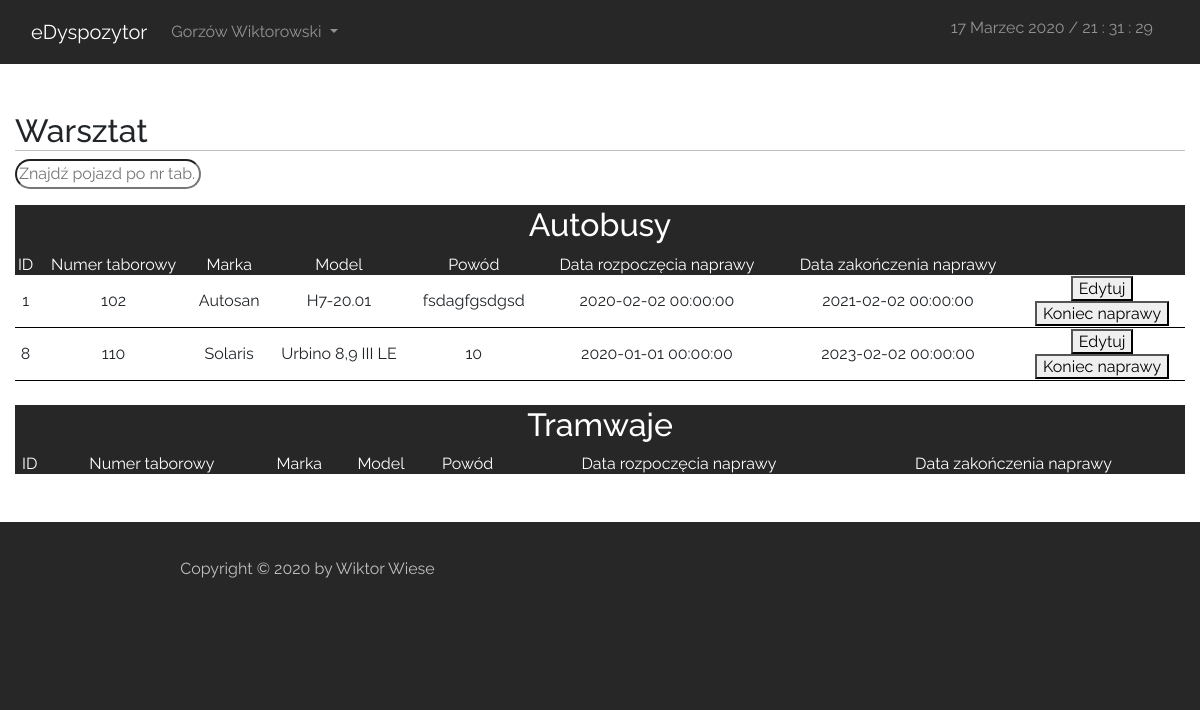
The app's page /index_user.php?page=workshop (signed in) with its own data.
### tables this page shows
CREATE TABLE `vehicles` (
  `id` int(11) NOT NULL,
  `typ_pojazdu` enum('Tram','Bus','Trol') DEFAULT NULL,
  `miasto` int(11) NOT NULL,
  `marka` text,
  `model` text,
  `uklad_drzwi` text,
  `rocznik` text,
  `rok_wprowadzenia` text,
  `klimatyzacja` enum('TAK','NIE') DEFAULT NULL,
  `biletomat` enum('TAK','NIE') DEFAULT NULL,
  `niska_podloga` enum('TAK','NIE') NOT NULL,
  `numer_tab` int(11) DEFAULT NULL,
  `tablice_rej` text,
  `typ_taboru` enum('MIDI','MAXI','MEGA','Wagon','Skład') DEFAULT NULL,
  `uwagi` longtext,
  `id_workshop` int(11) DEFAULT '0',
  `id_timetable` int(11) DEFAULT '0'
);

CREATE TABLE `workshop` (
  `id` int(11) NOT NULL,
  `id_pojazdu` int(11) NOT NULL,
  `powod` longtext,
  `data_roz` datetime DEFAULT NULL,
  `data_zak` datetime DEFAULT NULL,
  `miasto` int(11) NOT NULL
);

### index_user.php (called while the page is built)
<?php
    include("./layout/header.php");
    $toInclude = isset($_GET['page']) ? $_GET['page']:"main";
    include("./pages/user/$toInclude.php");
    include("./layout/footer.php");
?>

### pages/user/workshop.php (the view, shortened to what this page needs)
<main>
    <?php
        require_once("scripts/php/db_connect.php");
		$connect = new mysqli($host, $db_user, $db_password, $db_name);
		        $miasto = $_SESSION['access'];
    ?>
    <div class="container-fluid"><br/><br/>
        <H2 class="headline">Warsztat</H2>
        <div class="messages__bar__left">
            <form id="form">
                <input type="text" id="search" name="search" placeholder="Znajdź pojazd po nr tab."/>
            </form>
        </div>
        <div id="result" class="result table-responsive">
            <?php
			if($_SESSION['access'] == 1)
			{
				$result_Bus="SELECT * FROM `workshop` inner join `vehicles` on `workshop`.`id_pojazdu`=`vehicles`.`id` where typ_pojazdu='Bus' ORDER BY `workshop`.`id`";
				$result_Tram="SELECT * FROM `workshop` inner join `vehicles` on `workshop`.`id_pojazdu`=`vehicles`.`id` where typ_pojazdu='Tram' ORDER BY `workshop`.`id`";
				$result_T="SELECT * FROM `workshop` inner join `vehicles` on `workshop`.`id_pojazdu`=`vehicles`.`id` where typ_pojazdu='trolejbus' ORDER BY `workshop`.`id`";
			}
			else
			{
				$result_Bus="SELECT * FROM `workshop` inner join `vehicles` on `workshop`.`id_pojazdu`=`vehicles`.`id` where typ_pojazdu='Bus' and `workshop`.`miasto` like $miasto ORDER BY `workshop`.`id`";
				$result_Tram="SELECT * FROM `workshop` inner join `vehicles` on `workshop`.`id_pojazdu`=`vehicles`.`id` where typ_pojazdu='Tram' and `workshop`.`miasto` like $miasto ORDER BY `workshop`.`id`";
				$result_T="SELECT * FROM `workshop` inner join `vehicles` on `workshop`.`id_pojazdu`=`vehicles`.`id` where typ_pojazdu='trolejbus' and `workshop`.`miasto` like $miasto ORDER BY `workshop`.`id`";
			}
			if ($result = @$connect->query($result_Bus))
				{
					echo "<table>
					<tr class='main'>
						<td colspan='11'><H2>Autobusy</H2></td>
					</tr>
					<tr class='main'>
						<td>ID</td>
						<td>Numer taborowy</td>
						<td>Marka</td>
						<td>Model</td>
						<td>Powód</td>
						<td>Data rozpoczęcia naprawy</td>
						<td>Data zakończenia naprawy</td>
						<td></td>
					</tr>";
					$users = $result->num_rows;
					if($users>0)
					{
						while($row = $result->fetch_array())
						{
						  echo "<tr style='border-bottom:1pt solid black'>
							<td>".$row['id']."</td>
							<td>".$row['numer_tab']."</td>
							<td>".$row['marka']."</td>
							<td>".$row['model']."</td>
							<td>".$row['powod']."</td>
							<td>".$row['data_roz']."</td>
							<td>".$row['data_zak']."</td>
							<td><button data-toggle='modal' data-target='#modal-workshop-edycja' data-workshop-edit='".$row['id']."'>Edytuj</button><br />
							<button data-toggle='modal' data-target='#modal-workshop-delete' data-workshop-delete='".$row['id']."'>Koniec naprawy</button>
							</td>
						  </tr>";
						}
					}
					echo "</table><br/>";
				}
			if($miasto == 4)
			{
				if($result3 = @$connect->query("$result_T"))
			  {
				  echo "<table>
					  <tr class='main'>
						  <td colspan='10'><H2>Trolejbusy</H2></td>
					  </tr>
					  <tr class='main'>
						<td>ID</td>
						<td>Numer taborowy</td>
						<td>Marka</td>
						<td>Model</td>
						<td>Powód</td>
						<td>Data rozpoczęcia naprawy</td>
						<td>Data zakończenia naprawy</td>
						<td></td>
					  </tr>";
				  while($row3 = $result3->fetch_array())
				  {
					  echo "<tr style='border-bottom:1pt solid black'>
							<td>".$row3['id']."</td>
							<td>".$row3['numer_tab']."</td>
							<td>".$row3['marka']."</td>
							<td>".$row3['model']."</td>
							<td>".$row3['powod']."</td>
							<td>".$row3['data_roz']."</td>
							<td>".$row3['data_zak']."</td>
							  <td><button data-toggle='modal' data-target='#modal-workshop-edycja' data-workshop-edit='".$row3['id']."'>Edytuj</button><br />
							  <button data-toggle='modal' data-target='#modal-workshop-delete' data-workshop-delete='".$row3['id']."'>Usuń pojazd</button>
							  </td>
					  </tr>";
				  }
				echo "</table>";
			  }
			}
			else
			{
				if($result2 = @$connect->query("$result_Tram"))
			  {
				  echo "<table>
					  <tr class='main'>
						  <td colspan='10'><H2>Tramwaje</H2></td>
					  </tr>
					  <tr class='main'>
						<td>ID</td>
						<td>Numer taborowy</td>
						<td>Marka</td>
						<td>Model</td>
						<td>Powód</td>
						<td>Data rozpoczęcia naprawy</td>
						<td>Data zakończenia naprawy</td>
						<td></td>
					  </tr>";
				echo "</table>";
			  }
			}
                ?>
        </div>
    <br/><br/></div>
</main>

### styles/style_main.css (style rules this page uses)
body { font-family: 'Raleway', sans-serif !important; background: #272727 !important; }
.headline { border-bottom: 1px solid silver; }

### styles/style_pages.css (style rules this page uses)
main { background: white; }
table, tr, td { text-align: center; width: inherit; }
table .main { color: white !important; background: #272727 !important; }
input { border-radius: 20px; }
.messages__bar__left { float: left; }
.result { width: 100%; }

### records on screen
vehicles: id "1", numer_tab "102", marka "Autosan", model "H7-20.01", workshop.powod "fsdagfgsdgsd", workshop.data_roz "2020-02-02 00:00:00", workshop.data_zak "2021-02-02 00:00:00"
vehicles: id "8", numer_tab "110", marka "Solaris", model "Urbino 8,9 III LE", workshop.powod "10", workshop.data_roz "2020-01-01 00:00:00", workshop.data_zak "2023-02-02 00:00:00"
